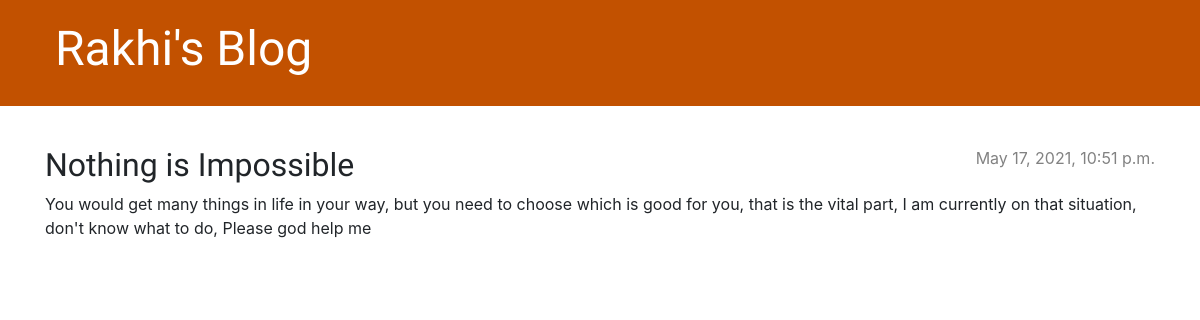
The app's page /post/2/, older data.
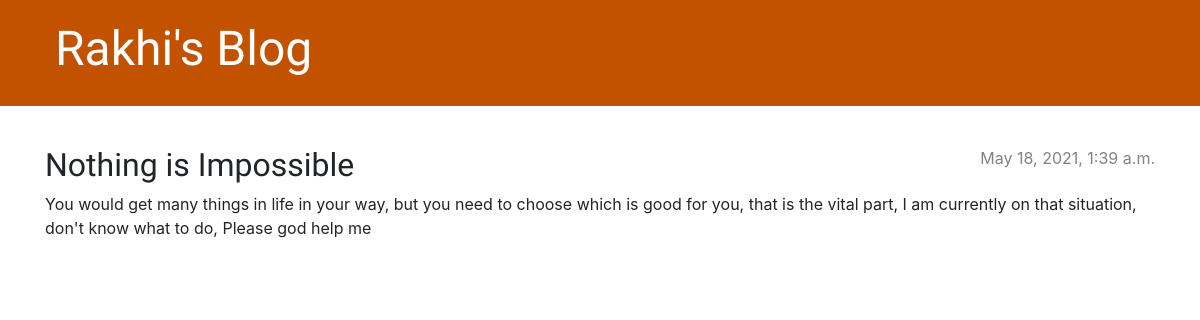
The same page, newer data.
### blog/models.py (models this page shows, shortened)
class POST(models.Model):
    author = models.ForeignKey(settings.AUTH_USER_MODEL,on_delete=models.CASCADE)
    title = models.CharField(max_length=200)
    text = models.TextField()
    created_date = models.DateTimeField(default=timezone.now)
    published_date = models.DateTimeField(blank=True, null=True)

### blog/views.py (the view)
# urls.py: path('post/<int:pk>/',post_detail, name='post_detail'),
def post_detail(request, pk):
    post = get_object_or_404(POST, pk=pk)
    return render(request, 'blog/post_detail.html',{'post': post})

### blog/templates/blog/post_detail.html (shortened to what this page needs)
{% extends 'blog/base.html' %}
{% block content %}
    <article class="post">
        {% if post.published_date %}
            <div class="date">
                {{ post.published_date }}
            </div>
        {% else %}
            <a class="btn btn-default" href="{% url 'post_publish' pk=post.pk %}">Publish</a>
        {% endif %}
        <h2>{{ post.title }}</h2>
        <p>{{ post.text|linebreaksbr }}</p>
    </article>
{% endblock %}

Row changes from the older to the newer data that the page shows:
changed POST "Nothing is Impossible": published_date "May 17, 2021, 10:51 p.m." → "May 18, 2021, 1:39 a.m."
